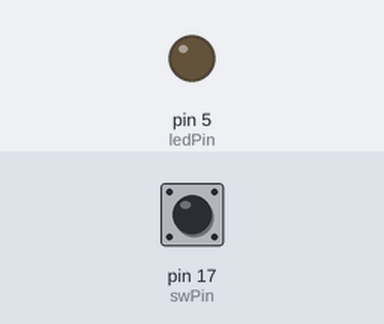
Recording of a sketch running on a simulated Arduino Uno, built with avr-gcc and run on an emulated ATmega328P. On the bench: output pins drawn as LEDs (lit = HIGH). The inputs (shaded band) are chosen by the test bench; at power-on: pin 17 (swPin) HIGH.

Above: at 1.2 s.
1.3 s: pin 17 (swPin) pulled LOW for 0.15 s
At 1.37 s:
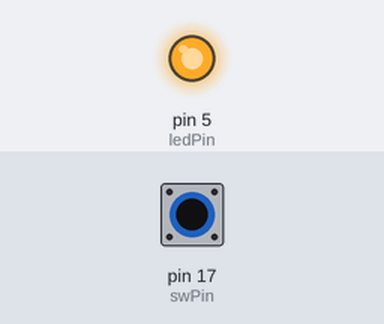
2.9 s: pin 17 (swPin) pulled LOW for 3.2 s
At 6.4 s:
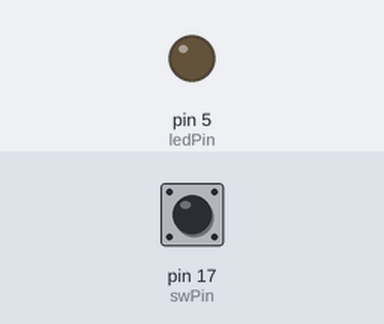
Timing chart, 0 to 7.9 s (numbered marks = the images above; inputs shaded):
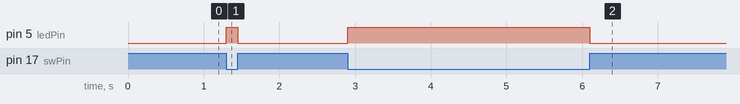

The sketch:

lab2.ino
```cpp
int ledPin = 5;
int swPin = 17;
void setup(){
    pinMode(ledPin, OUTPUT);
    pinMode(swPin, INPUT_PULLUP);
}

void loop(){
    if(digitalRead(swPin) == LOW){
      digitalWrite(ledPin,HIGH);
    }
    else{
      digitalWrite(ledPin, LOW);
    }
    delay(50);
}
```

Measured:
- after the input at 1.3 s, pin 5 (ledPin): LOW → HIGH at once, → LOW 0.15 s later
- after the input at 2.9 s, pin 5 (ledPin): LOW → HIGH at once, → LOW 3.2 s later
